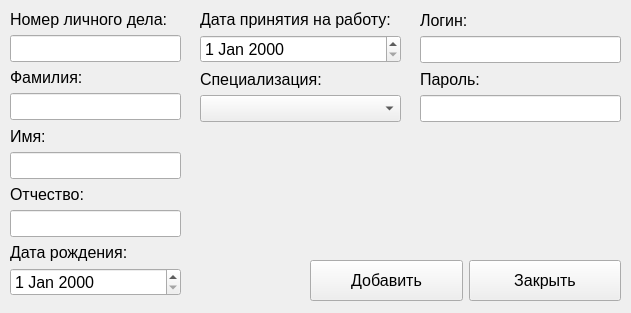
<?xml version="1.0" encoding="UTF-8"?>
<ui version="4.0">
 <class>Form_add_doctor_data</class>
 <widget class="QWidget" name="Form_add_doctor_data">
  <property name="geometry">
   <rect>
    <x>0</x>
    <y>0</y>
    <width>631</width>
    <height>313</height>
   </rect>
  </property>
  <property name="windowTitle">
   <string>Окно добавления нового врача</string>
  </property>
  <widget class="QWidget" name="layoutWidget">
   <property name="geometry">
    <rect>
     <x>10</x>
     <y>10</y>
     <width>171</width>
     <height>286</height>
    </rect>
   </property>
   <layout class="QVBoxLayout" name="verticalLayout_11">
    <item>
     <layout class="QVBoxLayout" name="verticalLayout">
      <item>
       <layout class="QVBoxLayout" name="verticalLayout_4">
        <item>
         <widget class="QLabel" name="label_id_d">
          <property name="sizePolicy">
           <sizepolicy hsizetype="Expanding" vsizetype="Preferred">
            <horstretch>0</horstretch>
            <verstretch>0</verstretch>
           </sizepolicy>
          </property>
          <property name="font">
           <font>
            <pointsize>12</pointsize>
           </font>
          </property>
          <property name="text">
           <string>Номер личного дела:</string>
          </property>
         </widget>
        </item>
        <item>
         <widget class="QLineEdit" name="lineEdit_id_d">
          <property name="font">
           <font>
            <pointsize>12</pointsize>
           </font>
          </property>
          <property name="inputMask">
           <string/>
          </property>
          <property name="maxLength">
           <number>10</number>
          </property>
         </widget>
        </item>
       </layout>
      </item>
      <item>
       <widget class="QLabel" name="label_surname_d">
        <property name="sizePolicy">
         <sizepolicy hsizetype="Expanding" vsizetype="Preferred">
          <horstretch>0</horstretch>
          <verstretch>0</verstretch>
         </sizepolicy>
        </property>
        <property name="font">
         <font>
          <pointsize>12</pointsize>
         </font>
        </property>
        <property name="text">
         <string>Фамилия:</string>
        </property>
       </widget>
      </item>
      <item>
       <widget class="QLineEdit" name="lineEdit_surname_d">
        <property name="font">
         <font>
          <pointsize>12</pointsize>
         </font>
        </property>
       </widget>
      </item>
     </layout>
    </item>
    <item>
     <layout class="QVBoxLayout" name="verticalLayout_2">
      <item>
       <widget class="QLabel" name="label_name_d">
        <property name="sizePolicy">
         <sizepolicy hsizetype="Expanding" vsizetype="Preferred">
          <horstretch>0</horstretch>
          <verstretch>0</verstretch>
         </sizepolicy>
        </property>
        <property name="font">
         <font>
          <pointsize>12</pointsize>
         </font>
        </property>
        <property name="text">
         <string>Имя:</string>
        </property>
       </widget>
      </item>
      <item>
       <widget class="QLineEdit" name="lineEdit_name_d">
        <property name="font">
         <font>
          <pointsize>12</pointsize>
         </font>
        </property>
       </widget>
      </item>
     </layout>
    </item>
    <item>
     <layout class="QVBoxLayout" name="verticalLayout_3">
      <item>
       <widget class="QLabel" name="label_patronymic_d">
        <property name="sizePolicy">
         <sizepolicy hsizetype="Expanding" vsizetype="Preferred">
          <horstretch>0</horstretch>
          <verstretch>0</verstretch>
         </sizepolicy>
        </property>
        <property name="font">
         <font>
          <pointsize>12</pointsize>
         </font>
        </property>
        <property name="text">
         <string>Отчество:</string>
        </property>
       </widget>
      </item>
      <item>
       <widget class="QLineEdit" name="lineEdit_patronymic_d">
        <property name="font">
         <font>
          <pointsize>12</pointsize>
         </font>
        </property>
       </widget>
      </item>
     </layout>
    </item>
    <item>
     <layout class="QVBoxLayout" name="verticalLayout_5">
      <item>
       <widget class="QLabel" name="label_date_birth_d">
        <property name="sizePolicy">
         <sizepolicy hsizetype="Expanding" vsizetype="Preferred">
          <horstretch>0</horstretch>
          <verstretch>0</verstretch>
         </sizepolicy>
        </property>
        <property name="font">
         <font>
          <pointsize>12</pointsize>
         </font>
        </property>
        <property name="text">
         <string>Дата рождения:</string>
        </property>
       </widget>
      </item>
      <item>
       <widget class="QDateEdit" name="dateEdit_date_birth_d">
        <property name="font">
         <font>
          <pointsize>12</pointsize>
         </font>
        </property>
       </widget>
      </item>
     </layout>
    </item>
   </layout>
  </widget>
  <widget class="QWidget" name="layoutWidget">
   <property name="geometry">
    <rect>
     <x>310</x>
     <y>260</y>
     <width>311</width>
     <height>41</height>
    </rect>
   </property>
   <layout class="QHBoxLayout" name="horizontalLayout">
    <item>
     <widget class="QPushButton" name="pushButton_add_doctor">
      <property name="sizePolicy">
       <sizepolicy hsizetype="Expanding" vsizetype="Expanding">
        <horstretch>0</horstretch>
        <verstretch>0</verstretch>
       </sizepolicy>
      </property>
      <property name="font">
       <font>
        <pointsize>12</pointsize>
       </font>
      </property>
      <property name="text">
       <string>Добавить</string>
      </property>
     </widget>
    </item>
    <item>
     <widget class="QPushButton" name="pushButton_close_widget">
      <property name="sizePolicy">
       <sizepolicy hsizetype="Expanding" vsizetype="Expanding">
        <horstretch>0</horstretch>
        <verstretch>0</verstretch>
       </sizepolicy>
      </property>
      <property name="font">
       <font>
        <pointsize>12</pointsize>
       </font>
      </property>
      <property name="text">
       <string>Закрыть</string>
      </property>
     </widget>
    </item>
   </layout>
  </widget>
  <widget class="QWidget" name="">
   <property name="geometry">
    <rect>
     <x>200</x>
     <y>10</y>
     <width>201</width>
     <height>112</height>
    </rect>
   </property>
   <layout class="QVBoxLayout" name="verticalLayout_8">
    <item>
     <layout class="QVBoxLayout" name="verticalLayout_7">
      <item>
       <widget class="QLabel" name="label_date_s_w_d">
        <property name="sizePolicy">
         <sizepolicy hsizetype="Expanding" vsizetype="Preferred">
          <horstretch>0</horstretch>
          <verstretch>0</verstretch>
         </sizepolicy>
        </property>
        <property name="font">
         <font>
          <pointsize>12</pointsize>
         </font>
        </property>
        <property name="text">
         <string>Дата принятия на работу:</string>
        </property>
       </widget>
      </item>
      <item>
       <widget class="QDateEdit" name="dateEdit_date_s_w_d">
        <property name="font">
         <font>
          <pointsize>12</pointsize>
         </font>
        </property>
       </widget>
      </item>
     </layout>
    </item>
    <item>
     <layout class="QVBoxLayout" name="verticalLayout_6">
      <item>
       <widget class="QLabel" name="label_spec_d">
        <property name="font">
         <font>
          <pointsize>12</pointsize>
         </font>
        </property>
        <property name="text">
         <string>Спeциализация:</string>
        </property>
       </widget>
      </item>
      <item>
       <widget class="QComboBox" name="comboBox_spec_d">
        <property name="font">
         <font>
          <pointsize>12</pointsize>
         </font>
        </property>
       </widget>
      </item>
     </layout>
    </item>
   </layout>
  </widget>
  <widget class="QWidget" name="">
   <property name="geometry">
    <rect>
     <x>420</x>
     <y>10</y>
     <width>201</width>
     <height>112</height>
    </rect>
   </property>
   <layout class="QVBoxLayout" name="verticalLayout_12">
    <item>
     <layout class="QVBoxLayout" name="verticalLayout_9">
      <item>
       <widget class="QLabel" name="label_log_doctor">
        <property name="font">
         <font>
          <pointsize>12</pointsize>
         </font>
        </property>
        <property name="text">
         <string>Логин:</string>
        </property>
       </widget>
      </item>
      <item>
       <widget class="QLineEdit" name="lineEdit_log_doctor">
        <property name="font">
         <font>
          <pointsize>12</pointsize>
         </font>
        </property>
       </widget>
      </item>
     </layout>
    </item>
    <item>
     <layout class="QVBoxLayout" name="verticalLayout_10">
      <item>
       <widget class="QLabel" name="label_pass_doctor">
        <property name="font">
         <font>
          <pointsize>12</pointsize>
         </font>
        </property>
        <property name="text">
         <string>Пароль:</string>
        </property>
       </widget>
      </item>
      <item>
       <widget class="QLineEdit" name="lineEdit_pass_doctor">
        <property name="font">
         <font>
          <pointsize>12</pointsize>
         </font>
        </property>
        <property name="echoMode">
         <enum>QLineEdit::Password</enum>
        </property>
       </widget>
      </item>
     </layout>
    </item>
   </layout>
  </widget>
 </widget>
 <resources/>
 <connections/>
</ui>
